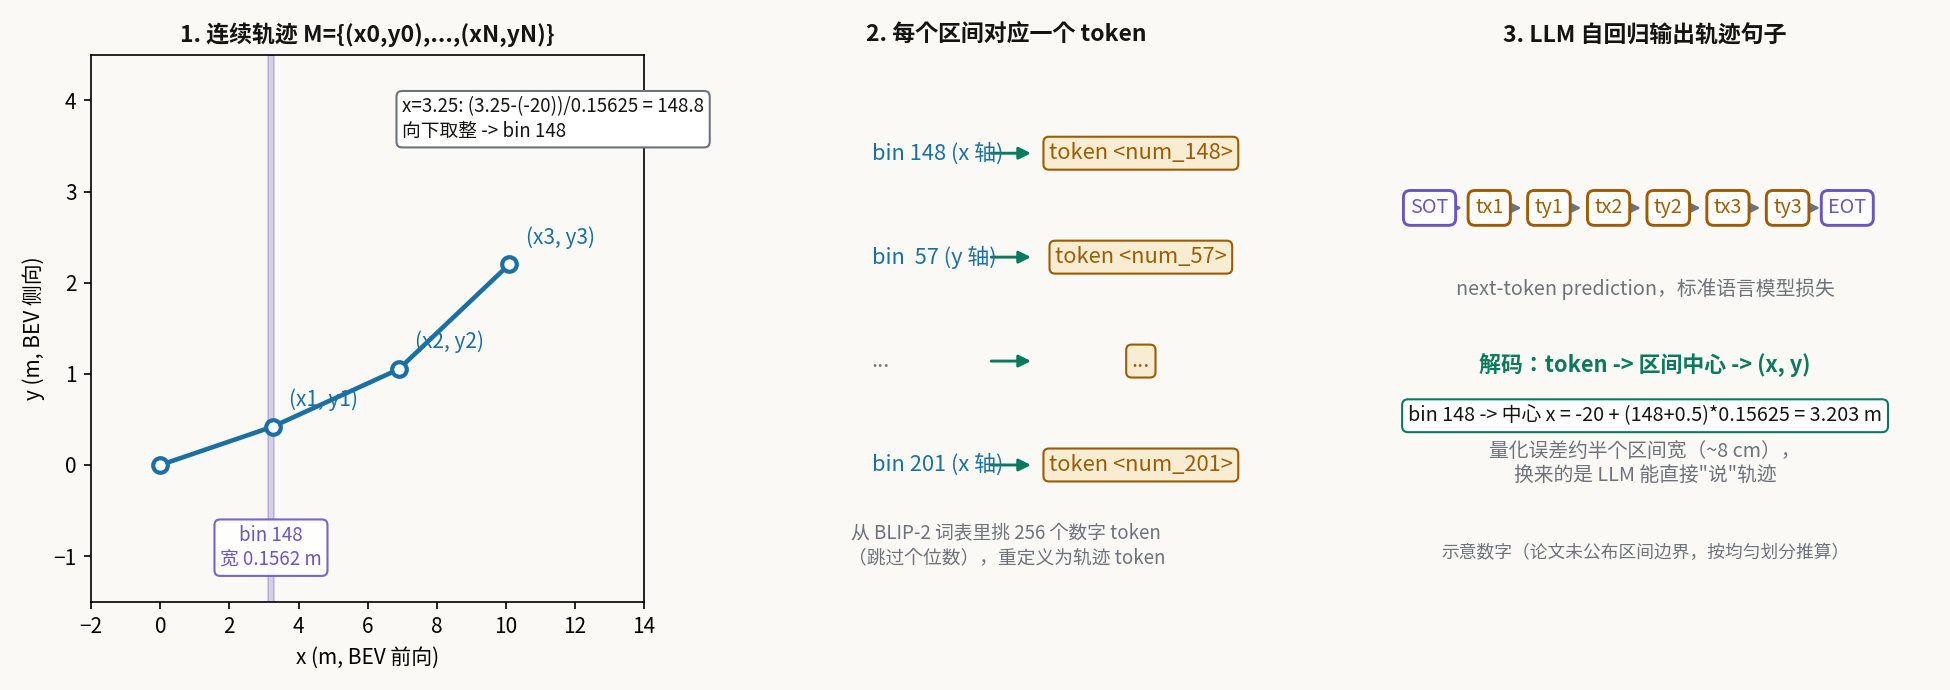

Reproduce this figure in Python.
#!/usr/bin/env python3
"""轨迹 tokenization 小实例：连续 (x,y) -> 256 区间 -> token 序列 [SOT] ... [EOT]，再解码回去。"""
import matplotlib
matplotlib.use("Agg")
import matplotlib.pyplot as plt
from matplotlib.patches import FancyArrowPatch
import numpy as np

plt.rcParams["mathtext.fontset"] = "cm"
plt.rcParams["font.family"] = "sans-serif"
plt.rcParams["font.sans-serif"] = ["Noto Sans CJK JP", "DejaVu Sans"]

IN   = "#1a6fa3"
OUT  = "#9e5c00"
OP   = "#0b7a5c"
WIRE = "#6e737b"
ALT  = "#6a55c2"
BG   = "#faf9f5"

fig, axes = plt.subplots(1, 3, figsize=(13, 4.6), gridspec_kw={"width_ratios": [1.15, 1.0, 1.15]})
fig.patch.set_facecolor(BG)
for ax in axes:
    ax.set_facecolor(BG)

# ---- 左：连续轨迹 + x 轴 256 区间 ----
ax = axes[0]
traj = np.array([[0.0, 0.0], [3.25, 0.42], [6.90, 1.05], [10.10, 2.20]])
ax.plot(traj[:, 0], traj[:, 1], color=IN, linewidth=2.2, marker="o", markersize=7,
        markerfacecolor="white", markeredgecolor=IN, markeredgewidth=2, zorder=3)
for i, (x, y) in enumerate(traj[1:], start=1):
    ax.annotate(f"(x{i}, y{i})", (x, y), xytext=(8, 10), textcoords="offset points",
                fontsize=10, color=IN)
ax.set_xlim(-2, 14)
ax.set_ylim(-1.5, 4.5)
ax.set_xlabel("x (m, BEV 前向)", fontsize=10)
ax.set_ylabel("y (m, BEV 侧向)", fontsize=10)
ax.set_title("1. 连续轨迹 M={(x0,y0),...,(xN,yN)}", fontsize=11, weight="bold", color="#141413")

# x 轴示意 256 个区间（只画出刻度示意）
lo, hi, nbins = -20.0, 20.0, 256
w = (hi - lo) / nbins
x1 = 3.25
b = int((x1 - lo) / w)
ax.axvspan(lo + b * w, lo + (b + 1) * w, color=ALT, alpha=0.25, zorder=1)
ax.text(lo + b * w + w / 2, -1.1, f"bin {b}\n宽 {w:.4f} m", ha="center", fontsize=9, color=ALT,
        bbox=dict(boxstyle="round,pad=0.3", facecolor="white", edgecolor=ALT, alpha=0.9))
ax.text(7, 3.6, "x=3.25: (3.25-(-20))/0.15625 = 148.8\n向下取整 -> bin 148", fontsize=9,
        color="#141413", bbox=dict(boxstyle="round,pad=0.3", facecolor="white", edgecolor=WIRE))

# ---- 中：bin -> token 映射 ----
ax = axes[1]
ax.set_xlim(0, 10)
ax.set_ylim(0, 10)
ax.axis("off")
ax.set_title("2. 每个区间对应一个 token", fontsize=11, weight="bold", color="#141413")
steps = [
    ("bin 148 (x 轴)", "token <num_148>", IN),
    ("bin  57 (y 轴)", "token <num_57>", IN),
    ("...", "...", WIRE),
    ("bin 201 (x 轴)", "token <num_201>", IN),
]
for i, (b, t, c) in enumerate(steps):
    y = 8.2 - i * 1.9
    ax.text(2.2, y, b, fontsize=10.5, color=c, ha="left", va="center")
    arr = FancyArrowPatch((4.6, y), (5.6, y), arrowstyle="-|>", mutation_scale=12, color=OP, linewidth=1.4)
    ax.add_patch(arr)
    ax.text(7.8, y, t, fontsize=10.5, color=OUT, ha="center", va="center",
            bbox=dict(boxstyle="round,pad=0.25", facecolor="#f8ecd2", edgecolor=OUT))
ax.text(5, 0.7, "从 BLIP-2 词表里挑 256 个数字 token\n（跳过个位数），重定义为轨迹 token", fontsize=9,
        color=WIRE, ha="center", style="italic")

# ---- 右：token 序列 + 解码 ----
ax = axes[2]
ax.set_xlim(0, 10)
ax.set_ylim(0, 10)
ax.axis("off")
ax.set_title("3. LLM 自回归输出轨迹句子", fontsize=11, weight="bold", color="#141413")
seq = ["SOT", "tx1", "ty1", "tx2", "ty2", "tx3", "ty3", "EOT"]
for i, tok in enumerate(seq):
    x = 1.1 + i * 1.08
    col = ALT if tok in ("SOT", "EOT") else OUT
    ax.text(x, 7.2, tok, fontsize=9.5, color=col, ha="center", va="center",
            bbox=dict(boxstyle="round,pad=0.35", facecolor="white", edgecolor=col, linewidth=1.4))
    if i < len(seq) - 1:
        arr = FancyArrowPatch((x + 0.42, 7.2), (x + 0.66, 7.2), arrowstyle="-|>",
                              mutation_scale=10, color=WIRE, linewidth=1.2)
        ax.add_patch(arr)
ax.text(5, 5.6, "next-token prediction，标准语言模型损失", fontsize=9.5, color=WIRE, ha="center", style="italic")
ax.text(5, 4.2, "解码：token -> 区间中心 -> (x, y)", fontsize=10.5, color=OP, ha="center", weight="bold")
ax.text(5, 3.3, "bin 148 -> 中心 x = -20 + (148+0.5)*0.15625 = 3.203 m", fontsize=9.5,
        color="#141413", ha="center", bbox=dict(boxstyle="round,pad=0.3", facecolor="white", edgecolor=OP))
ax.text(5, 2.2, "量化误差约半个区间宽（~8 cm），\n换来的是 LLM 能直接\"说\"轨迹", fontsize=9.5,
        color=WIRE, ha="center", style="italic")
ax.text(5, 0.8, "示意数字（论文未公布区间边界，按均匀划分推算）", fontsize=8.5,
        color=WIRE, ha="center")

plt.tight_layout()
out = "/home/hatch/workspace/your_files/paper-xray-100/papers/012-VLA-drivelm/fig-tokenizer.png"
plt.savefig(out, dpi=150, facecolor=BG)
print("saved", out)
